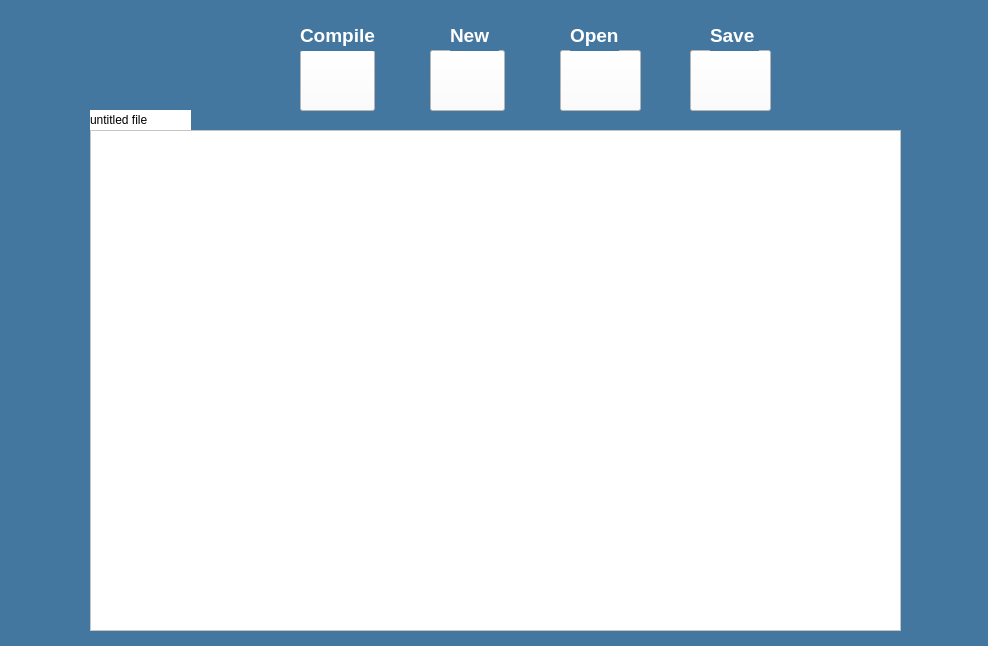
<?xml version="1.0" encoding="UTF-8"?>
<ui version="4.0">
 <class>FileEditor</class>
 <widget class="QWidget" name="FileEditor">
  <property name="geometry">
   <rect>
    <x>0</x>
    <y>0</y>
    <width>988</width>
    <height>646</height>
   </rect>
  </property>
  <property name="windowTitle">
   <string>Form</string>
  </property>
  <property name="styleSheet">
   <string notr="true">background-color:rgb(67, 119, 159)</string>
  </property>
  <widget class="QPushButton" name="Save">
   <property name="geometry">
    <rect>
     <x>690</x>
     <y>50</y>
     <width>81</width>
     <height>61</height>
    </rect>
   </property>
   <property name="styleSheet">
    <string notr="true">image: url(:/Resources/Resources/logos/save.png);
background-color: rgb(255, 255, 255)
</string>
   </property>
   <property name="text">
    <string/>
   </property>
  </widget>
  <widget class="QPushButton" name="OpenFile">
   <property name="geometry">
    <rect>
     <x>560</x>
     <y>50</y>
     <width>81</width>
     <height>61</height>
    </rect>
   </property>
   <property name="styleSheet">
    <string notr="true">image: url(:/Resources/Resources/logos/file-open-2_1_50x50.png);
background-color: rgb(255, 255, 255)</string>
   </property>
   <property name="text">
    <string/>
   </property>
  </widget>
  <widget class="QTextEdit" name="CodeArea">
   <property name="geometry">
    <rect>
     <x>90</x>
     <y>130</y>
     <width>811</width>
     <height>501</height>
    </rect>
   </property>
   <property name="styleSheet">
    <string notr="true">background-color:rgb(255, 255, 255)</string>
   </property>
  </widget>
  <widget class="QPushButton" name="NewFile">
   <property name="geometry">
    <rect>
     <x>430</x>
     <y>50</y>
     <width>75</width>
     <height>61</height>
    </rect>
   </property>
   <property name="styleSheet">
    <string notr="true">image: url(:/Resources/Resources/logos/3820673-200_1_50x50.png);
background-color: rgb(255, 255, 255)</string>
   </property>
   <property name="text">
    <string/>
   </property>
  </widget>
  <widget class="QPushButton" name="Compile">
   <property name="geometry">
    <rect>
     <x>300</x>
     <y>50</y>
     <width>75</width>
     <height>61</height>
    </rect>
   </property>
   <property name="styleSheet">
    <string notr="true">image: url(:/Resources/Resources/logos/compile.png);
background-color: rgb(255, 255, 255)</string>
   </property>
   <property name="text">
    <string/>
   </property>
  </widget>
  <widget class="QLabel" name="label">
   <property name="geometry">
    <rect>
     <x>710</x>
     <y>20</y>
     <width>49</width>
     <height>31</height>
    </rect>
   </property>
   <property name="text">
    <string>&lt;html&gt;&lt;head/&gt;&lt;body&gt;&lt;p&gt;&lt;span style=&quot; font-size:14pt; font-weight:700; color:#ffffff;&quot;&gt;Save&lt;/span&gt;&lt;/p&gt;&lt;/body&gt;&lt;/html&gt;</string>
   </property>
  </widget>
  <widget class="QLabel" name="label_2">
   <property name="geometry">
    <rect>
     <x>570</x>
     <y>20</y>
     <width>49</width>
     <height>31</height>
    </rect>
   </property>
   <property name="text">
    <string>&lt;html&gt;&lt;head/&gt;&lt;body&gt;&lt;p&gt;&lt;span style=&quot; font-size:14pt; font-weight:700; color:#ffffff;&quot;&gt;Open&lt;/span&gt;&lt;/p&gt;&lt;/body&gt;&lt;/html&gt;</string>
   </property>
  </widget>
  <widget class="QLabel" name="label_3">
   <property name="geometry">
    <rect>
     <x>450</x>
     <y>20</y>
     <width>49</width>
     <height>31</height>
    </rect>
   </property>
   <property name="text">
    <string>&lt;html&gt;&lt;head/&gt;&lt;body&gt;&lt;p&gt;&lt;span style=&quot; font-size:14pt; font-weight:700; color:#ffffff;&quot;&gt;New&lt;/span&gt;&lt;/p&gt;&lt;/body&gt;&lt;/html&gt;</string>
   </property>
  </widget>
  <widget class="QLabel" name="label_4">
   <property name="geometry">
    <rect>
     <x>300</x>
     <y>20</y>
     <width>81</width>
     <height>31</height>
    </rect>
   </property>
   <property name="text">
    <string>&lt;html&gt;&lt;head/&gt;&lt;body&gt;&lt;p&gt;&lt;span style=&quot; font-size:14pt; font-weight:700; color:#ffffff;&quot;&gt;Compile&lt;/span&gt;&lt;/p&gt;&lt;/body&gt;&lt;/html&gt;</string>
   </property>
  </widget>
  <widget class="QLabel" name="FileNameLabel">
   <property name="geometry">
    <rect>
     <x>90</x>
     <y>110</y>
     <width>101</width>
     <height>20</height>
    </rect>
   </property>
   <property name="styleSheet">
    <string notr="true">background-color: rgb(255, 255, 255);</string>
   </property>
   <property name="text">
    <string>untitled file</string>
   </property>
  </widget>
 </widget>
 <resources/>
 <connections/>
</ui>
